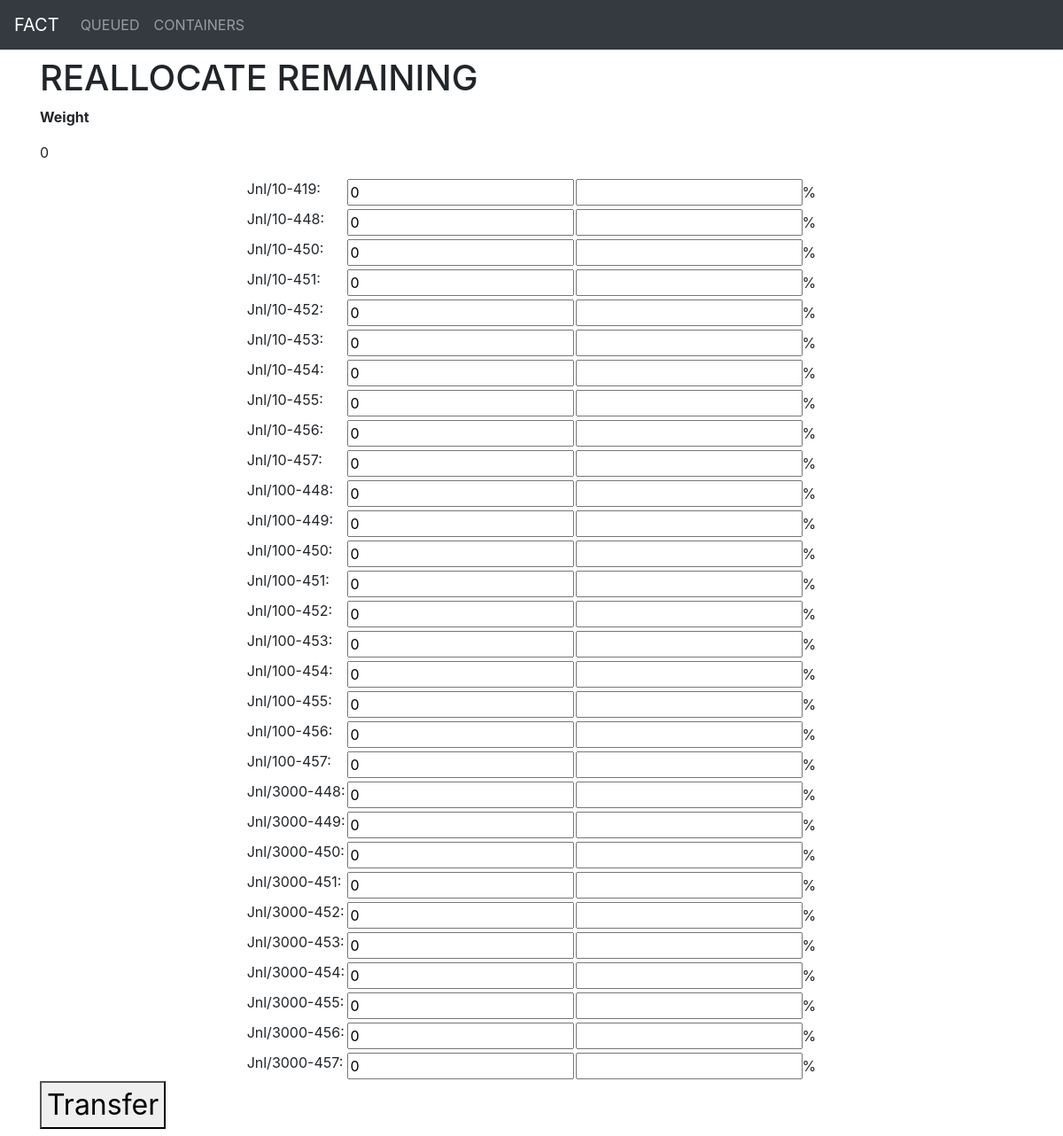
Before: /contract/3/reallocate/ with the older database file.
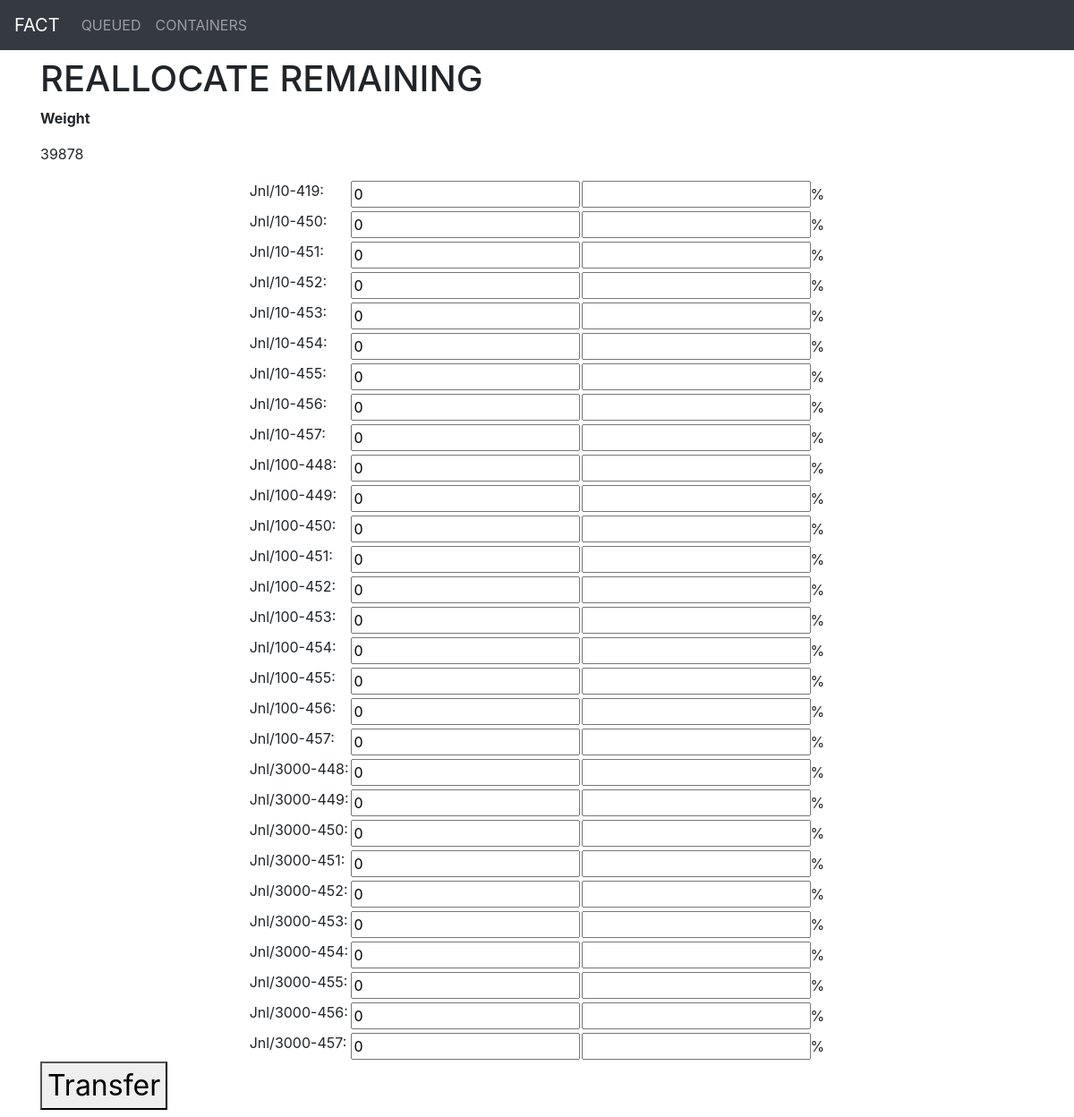
After: the same page with the newer database file.
### contracts/models.py (models this page shows, shortened)
class Contract(models.Model):
    contract_number = models.CharField(max_length=10)
    company_code = models.CharField(max_length=3)
    product = models.CharField(max_length=25)
    operator = models.CharField(max_length=50)
    total_weight = models.PositiveIntegerField()
    contract_date = models.DateTimeField(default=timezone.now)
    restrictions = models.CharField(max_length=20)
    curr_containers = models.JSONField()
    pend_containers = models.JSONField(null=True, blank=True)
    contract_date_updated_at = models.DateTimeField(auto_now=True)

### pages/views.py (the view, shortened to what this page needs)
class ReallocateView(UpdateView):
    template_name = "reallocate.html"
    model = Contract
    form_class = ReallocateForm
    def get_form_kwargs(self):
        kwargs = super().get_form_kwargs()
        kwargs["contract"] = kwargs.pop("instance")
        return kwargs
    def get_context_data(self, *args, **kwargs):
        context = super().get_context_data(*args, **kwargs)
        context['company_containers'] = Container.objects.filter(
            company_code=context['contract'].company_code
        )
        return context

### templates/reallocate.html (shortened to what this page needs)
{% extends 'base.html' %}
{% block content %}
<div id="__queueform">
  <h1 id="title">REALLOCATE REMAINING</h1>
  <section id="contract-info" class= "border-line">
    <div class="info-field">
      <p><b>Weight</b></p>
    </div>
    <div class="info-field">
      <p>{{ form.contract_weight_left }}</p>
    </div>
  </section>
  <form method="POST">
    <table style="margin:auto">
      {% for field in form %}
        <div class="container-control-container">
          <tr class="container-control">
            <td>{{ field.label_tag }}</td>
            <td>{{ field }}</td>
            <td><input type="number" class="percent-control" step="any">%</td>
          </tr>
        </div>
      {% endfor %}
    </table>
    <button style="font-size: 2rem; margin: auto">Transfer</button>
  </form>
</div>
{% endblock %}

Changed rows visible on the page:
changed Contract: contract_weight_left "0" → "39878"
Other visible differences:
list line gone: "Jnl/10-448: 0  %"
